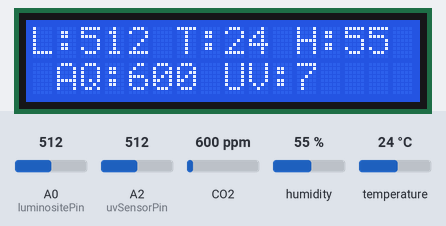
A sketch run on a simulated Arduino Uno, built with avr-gcc and run on an emulated ATmega328P. Parts: 16×2 character LCD. The inputs (shaded band) are chosen by the test bench; at power-on: CO2 600 ppm, humidity 55 %, A0 (luminositePin) = 512, A2 (uvSensorPin) = 512, temperature 24 °C. What the sketch prints to the serial monitor is not drawn.

Above: at 1.2 s.
1.3 s: CO2 set to 452 ppm
At 2.8 s:
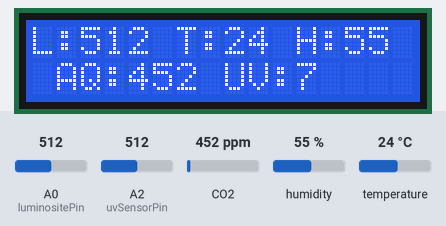
3.6 s: humidity set to 22 %
At 4.5 s:
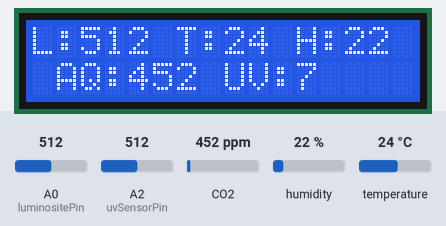
5.6 s: A0 (luminositePin) set to 493
At 7.3 s:
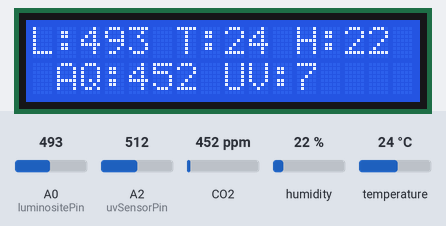
7.7 s: A2 (uvSensorPin) set to 716
At 9.1 s:
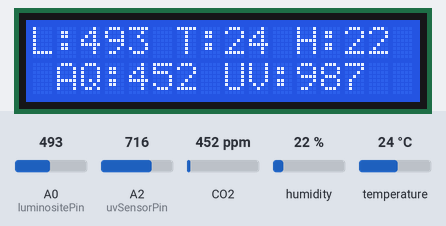
9.7 s: temperature set to 12 °C
At 10.8 s:
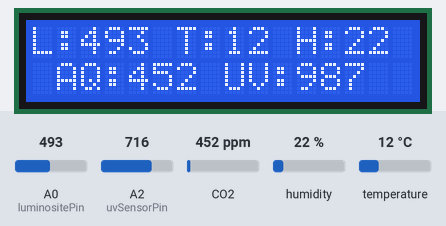
11.7 s: CO2 set to 1050 ppm
At 13.7 s:
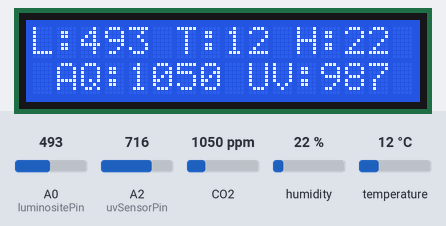
Timing chart, 0 to 14.8 s (numbered marks = the images above; inputs shaded):
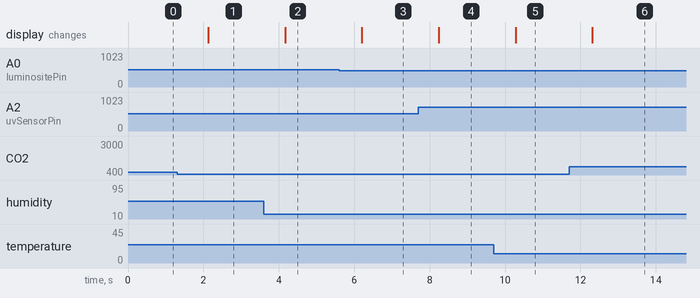

The sketch:

S17_ecranlcd.ino
```cpp
#include "DHT.h"  //declaration library humidity/temperature sensor
#include <MQ135.h> //declaration library gas sensor
#include <LiquidCrystal.h> ////declaration library lcd

//humidity and temperature sensor parameters
#define DHTPIN 2
#define DHTTYPE DHT11

//pin initialization
const int luminositePin = A0;
const int airQualityPin = A1;
const int uvSensorPin = A2;

//initialization of library parameters
MQ135 gasSensor = MQ135(airQualityPin);
DHT dht(DHTPIN, DHTTYPE);
LiquidCrystal lcd(13,12,11,10,9,8);
void setup() {
//I/O parameter initialization
  pinMode(uvSensorPin, INPUT);
  pinMode(luminositePin, INPUT);
  pinMode(airQualityPin, INPUT);
  dht.begin();
  lcd.begin(16,2);
  Serial.begin(9600);
}

void loop() {
  //***** for temperature and humidity
  float temperature = dht.readTemperature();
  float humidity = dht.readHumidity();

  //******for gas

  float airQualityValue = gasSensor.getPPM();
  //***pour la luminosité
  float luminosite = analogRead(luminositePin);

  //*** For UV sensor
int lecture = analogRead(uvSensorPin);
int taux = map(lecture,0,669,0,1023);
int uvIntensity;
if (taux<50){
  uvIntensity =0;
}
else if (taux<227){
  uvIntensity =1;
}
else if (taux<318){
  uvIntensity =2;
}
else if (taux<408){
  uvIntensity =3;
}
else if (taux<503){
  uvIntensity =4;
}
else if (taux<606){
  uvIntensity =5;
}
else if (taux<795){
  uvIntensity =7;
}
else if (taux<881){
  uvIntensity =8;
}
else if (taux<976){
  uvIntensity =9;
}
else if (taux<1074){
  uvIntensity =10;
}


//displaying variables in the series monitor
Serial.print(luminosite);
Serial.print(",");
Serial.print(temperature);
Serial.print(",");
Serial.print(humidity);
Serial.print(",");
Serial.print(airQualityValue);
Serial.print(",");
Serial.println(uvIntensity);

//converting int variables to float
int luminositeInt = int(luminosite);
int temperatureInt = int(temperature);
int humidityInt = int(humidity);
int airQualityValueInt = int(airQualityValue);
int uvIntensityInt = int(uvIntensity);

//data display on lcd screen
lcd.setCursor(0, 0);
lcd.print("L:");
lcd.print(luminositeInt);
lcd.print(" T:");
lcd.print(temperatureInt);
lcd.print(" H:");
lcd.print(humidityInt);

lcd.setCursor(0, 1);
lcd.print(" AQ:");
lcd.print(airQualityValueInt);
lcd.print(" UV:");
lcd.print(uvIntensityInt);
delay(1000);
}
```

Measured:
- after the input at 1.3 s, the display: changes after 0.83 s (image 1)
- after the input at 3.6 s, the display: changes after 0.57 s (image 2)
- after the input at 5.6 s, the display: changes after 0.60 s (image 3)
- after the input at 7.7 s, the display: changes after 0.54 s (image 4)
- after the input at 9.7 s, the display: changes after 0.58 s (image 5)
- after the input at 11.7 s, the display: changes after 0.62 s (image 6)
